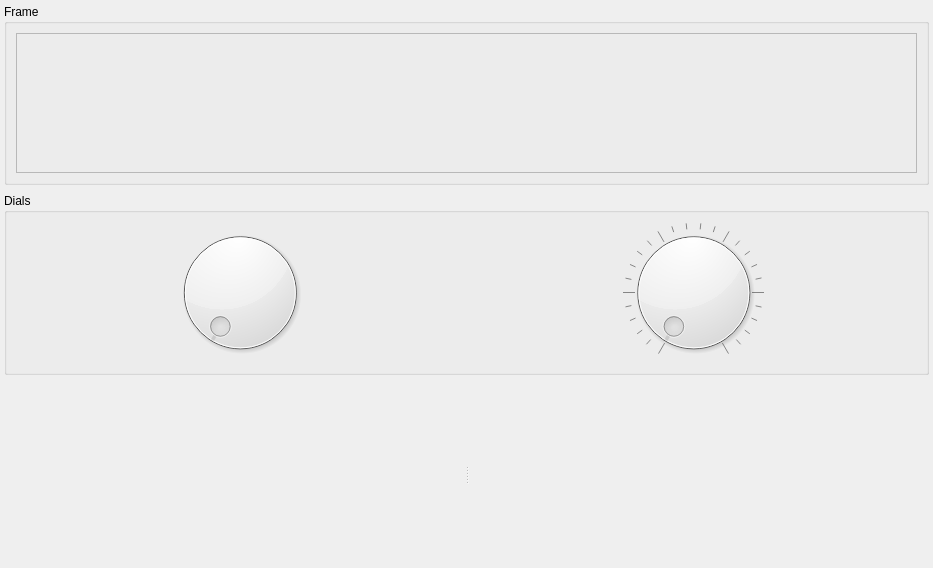
         <widget class="QWidget" name="scrollAreaWidgetContents_8">
          <property name="geometry">
           <rect>
            <x>0</x>
            <y>0</y>
            <width>933</width>
            <height>568</height>
           </rect>
          </property>
          <layout class="QVBoxLayout" name="verticalLayout_16">
           <property name="spacing">
            <number>8</number>
           </property>
           <property name="leftMargin">
            <number>4</number>
           </property>
           <property name="topMargin">
            <number>4</number>
           </property>
           <property name="rightMargin">
            <number>4</number>
           </property>
           <property name="bottomMargin">
            <number>4</number>
           </property>
           <item>
            <widget class="QGroupBox" name="groupBox_21">
             <property name="title">
              <string>Frame</string>
             </property>
             <layout class="QHBoxLayout" name="horizontalLayout_20">
              <item>
               <widget class="QFrame" name="frame">
                <property name="frameShape">
                 <enum>QFrame::StyledPanel</enum>
                </property>
                <property name="frameShadow">
                 <enum>QFrame::Raised</enum>
                </property>
               </widget>
              </item>
             </layout>
            </widget>
           </item>
           <item>
            <widget class="QGroupBox" name="groupBox_22">
             <property name="title">
              <string>Dials</string>
             </property>
             <layout class="QHBoxLayout" name="horizontalLayout_21">
              <item>
               <widget class="QDial" name="dial">
                <property name="orientation">
                 <enum>Qt::Horizontal</enum>
                </property>
               </widget>
              </item>
              <item>
               <widget class="QDial" name="dial_2">
                <property name="orientation">
                 <enum>Qt::Vertical</enum>
                </property>
                <property name="notchesVisible">
                 <bool>true</bool>
                </property>
               </widget>
              </item>
             </layout>
            </widget>
           </item>
           <item>
            <widget class="QSplitter" name="splitter_2">
             <property name="orientation">
              <enum>Qt::Horizontal</enum>
             </property>
             <widget class="QLabel" name="label_30">
              <property name="text">
               <string>&lt;html&gt;&lt;head/&gt;&lt;body&gt;&lt;p&gt;&lt;img src=&quot;:/icons/qt.png&quot;/&gt;&lt;/p&gt;&lt;/body&gt;&lt;/html&gt;</string>
              </property>
              <property name="alignment">
               <set>Qt::AlignCenter</set>
              </property>
             </widget>
             <widget class="QSplitter" name="splitter">
              <property name="orientation">
               <enum>Qt::Horizontal</enum>
              </property>
              <widget class="QLabel" name="label_31">
               <property name="text">
                <string>&lt;html&gt;&lt;head/&gt;&lt;body&gt;&lt;p&gt;&lt;img src=&quot;:/icons/qt.png&quot; /&gt;&lt;/p&gt;&lt;/body&gt;&lt;/html&gt;</string>
               </property>
               <property name="alignment">
                <set>Qt::AlignCenter</set>
               </property>
              </widget>
             </widget>
            </widget>
           </item>
          </layout>
         </widget>
